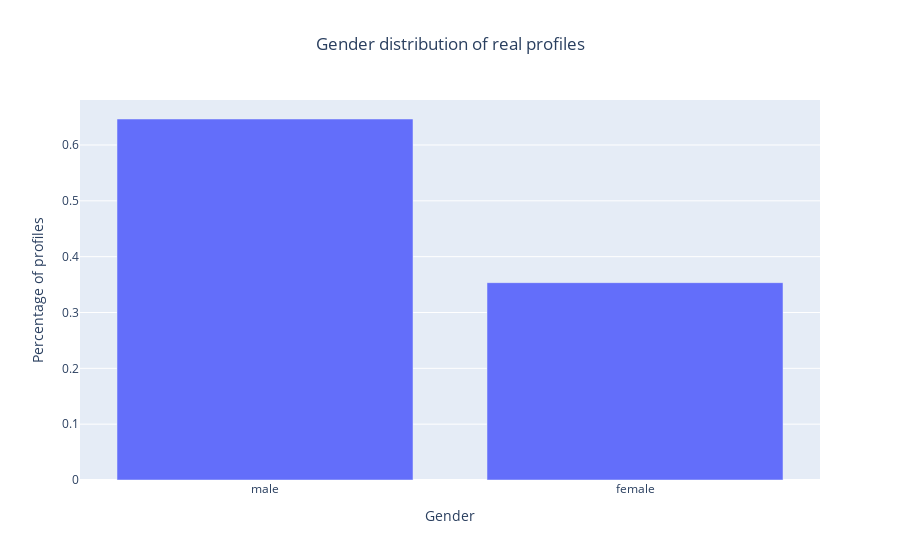

Notebook code cell kept with this figure:
### Markdown cell above
## 4.2 Gender distribution

### Code cell
import matplotlib.pyplot as plt
import plotly.express as px

counts = cleaned_df["gender"].value_counts(normalize = True)

fig = px.bar(counts, title="Gender distribution of real profiles")
fig.update_layout(
    xaxis_title = "Gender",
    yaxis_title = "Percentage of profiles",
    title_x = 0.5,
    showlegend = False
)

fig.show()

### Figure 1 — Plotly figure (JSON) as saved in the notebook; plotly's stock layout.template omitted (floating-point values rounded to 4 significant figures)
{"data": [{"alignmentgroup": "True", "hovertemplate": "variable=gender<br>index=%{x}<br>value=%{y}<extra></extra>", "legendgroup": "gender", "marker": {"color": "#636efa", "pattern": {"shape": ""}}, "name": "gender", "offsetgroup": "gender", "orientation": "v", "showlegend": true, "textposition": "auto", "type": "bar", "x": ["male", "female"], "xaxis": "x", "y": [0.6466, 0.3534], "yaxis": "y"}], "layout": {"barmode": "relative", "legend": {"title": {"text": "variable"}, "tracegroupgap": 0}, "showlegend": false, "title": {"text": "Gender distribution of real profiles", "x": 0.5}, "xaxis": {"anchor": "y", "domain": [0, 1], "title": {"text": "Gender"}}, "yaxis": {"anchor": "x", "domain": [0, 1], "title": {"text": "Percentage of profiles"}}}}
